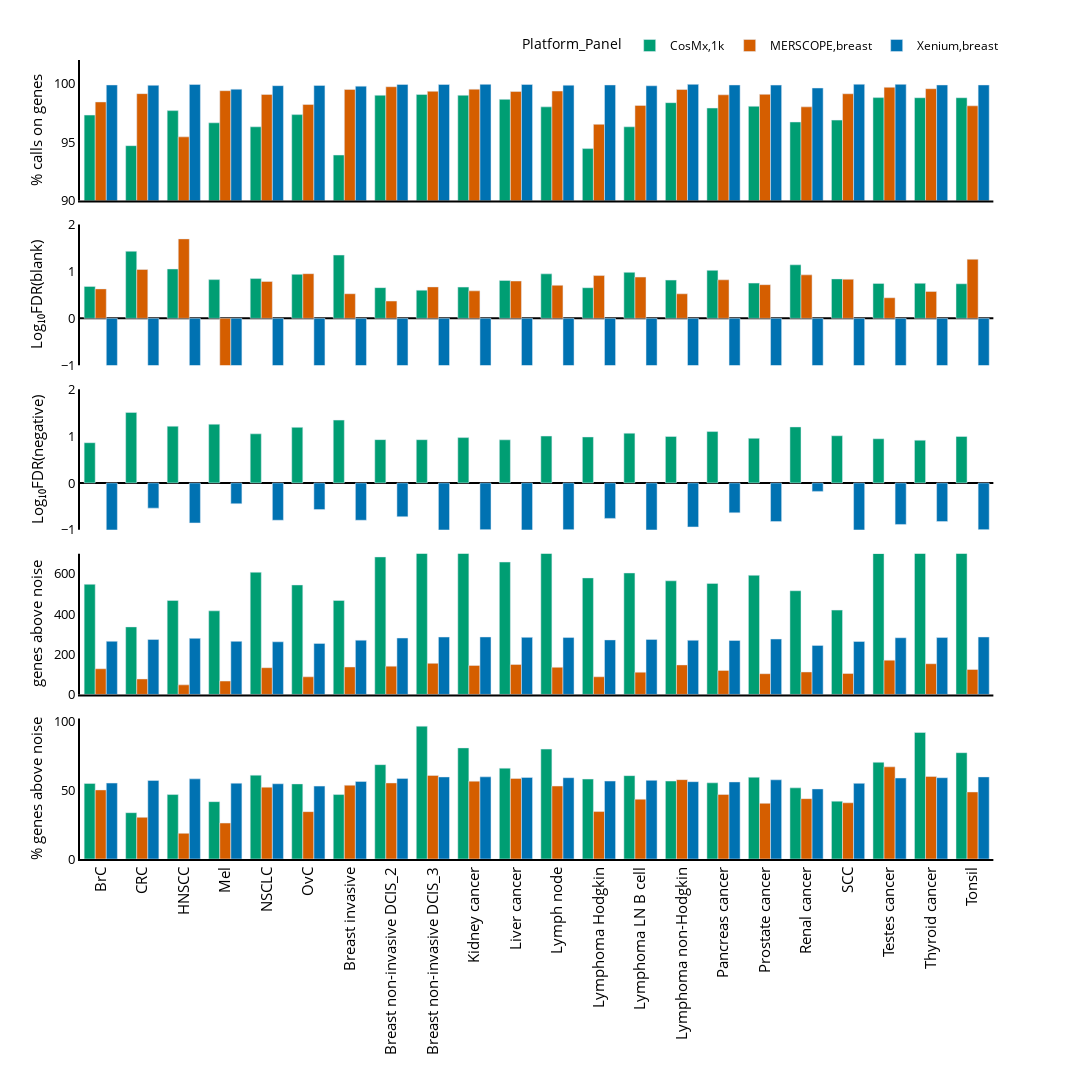

Notebook code for this chart:
### Code cell
if not os.path.exists(f'{wd}/figures/Fig_2_Technical_Performance'):
    os.makedirs(f'{wd}/figures/Fig_2_Technical_Performance')


if year == '2023':
    custom_ticks = ['BrC','CRC','HNSCC','Mel', 'NSCLC', 'OvC','Bladder',  
                    'Breast',  'Colon',  'Heart','Kidney', 'Liver',
                    'Lung', 'Lymph node', 'Ovary', 'Prostate',
                    'Skin', 'Spleen', 'Thyroid', 'Tonsil']

elif year == "2024":
    custom_ticks = ['BrC', 'CRC', 'HNSCC','Mel', 'NSCLC', 'OvC','Breast invasive', 
                    'Breast non-invasive DCIS_2','Breast non-invasive DCIS_3',  
                    'Kidney cancer','Liver cancer', 
                    'Lymph node', 'Lymphoma Hodgkin','Lymphoma LN B cell', 'Lymphoma non-Hodgkin',
                    'Pancreas cancer', 'Prostate cancer', 'Renal cancer', 'SCC',
                    'Testes cancer', 'Thyroid cancer', 'Tonsil']
df_plotly = df_plot.copy()
df_plotly = df_plotly.loc[df_plot['tissue_type'].isin(custom_ticks)]

fontsize=15
width = 1000
if supplement:
    width=1200
height = 1100
groupby = 'Platform'
if supplement:
    groupby = 'Platform_Panel'
    custom_palette = {}
    for Platform_Panel in df_plotly['Platform_Panel'].unique():
        custom_palette[Platform_Panel] = sample_color[Platform_Panel]

# Define your initial figure
fig = px.bar(df_plotly, x="tissue_type", y="value",
             color=groupby, barmode="group", 
             facet_row="metric", color_discrete_map=custom_palette,
             width=width, height=height,
             category_orders={"metric": ['% calls on genes',
                                         'Log₁₀FDR(blank)',
                                         'Log₁₀FDR(negative)',
                                         'genes above noise',
                                         '% genes above noise']})


print ('FDR was log10 transformed to show the difference, hard to see xenium when cosmx FDR is around 100.')

# Update x-axis settings with black text
fig.update_xaxes(tickvals=df_plotly['tissue_type'].unique(),
                 ticktext=custom_ticks, tickangle=270, title_text='', 
                 title_font=dict(color='black'), tickfont=dict(color='black', size=fontsize))


# Update y-axis settings with black text
fig.update_yaxes(matches=None, title_text='', title_font=dict(color='black'), tickfont=dict(color='black', size=fontsize-2))
fig.update_yaxes(row=1, range=[0, 102], title_font=dict(color='black'), tickfont=dict(color='black'))
fig.update_yaxes(row=2, range=[0, 700], title_font=dict(color='black'), tickfont=dict(color='black'))
fig.update_yaxes(row=3, range=[-1, 2], title_font=dict(color='black'), tickfont=dict(color='black'))
fig.update_yaxes(row=4, range=[-1, 2], title_font=dict(color='black'), tickfont=dict(color='black'))
fig.update_yaxes(row=5, range=[90,102], title_font=dict(color='black'), tickfont=dict(color='black'))

fig.update_xaxes(row=1, showline=True, linewidth=2, linecolor='black')
fig.update_xaxes(row=2, showline=True, linewidth=2, linecolor='black')
fig.update_yaxes(row=3, zeroline=True, zerolinewidth=2, zerolinecolor='black')
fig.update_yaxes(row=4, zeroline=True, zerolinewidth=2, zerolinecolor='black')
fig.update_xaxes(row=5, showline=True, linewidth=2, linecolor='black')

fig.update_yaxes(showline=True, linewidth=2, linecolor='black')

# Update legend settings
fig.update_layout(
    legend=dict(
        orientation="h",  # horizontal alignment
        yanchor="bottom", 
        y=1,  # position legend just above the plot
        xanchor="right",
        x=0.99  # center the legend
    ),
    font=dict(color='black'),  # Set global font color to black
    paper_bgcolor='rgba(0,0,0,0)',
    plot_bgcolor='rgba(0,0,0,0)',
    
)

# Modify row title annotations and set text color to black
for annotation in fig.layout.annotations:
    annotation.font.size = fontsize
    annotation.font.color = 'black'  # Set the annotation text color to black
    annotation.x = -0.06
    annotation.textangle = 270
    for metric in df_plot.metric.unique():
        if annotation.text == f'metric={metric}':
            annotation.text = metric

# Display the figure and save to file
fig.show()
if supplement:
    pio.write_image(fig, f'{wd}/figures/Fig_2_Technical_Performance/Supp_Fig_2_tech_{year}_{tma}_tma.png',scale=4, width=width, height=height)
else:
    pio.write_image(fig, f'{wd}/figures/Fig_2_Technical_Performance/Main_Fig_2_tech_{year}_{tma}_tma.png',scale=4, width=width, height=height)

### Figure 1 — Plotly figure (JSON) as saved in the notebook; plotly's stock layout.template omitted (floating-point values rounded to 4 significant figures)
{"data": [{"alignmentgroup": "True", "hovertemplate": "Platform_Panel=CosMx,1k<br>metric=% calls on genes<br>tissue_type=%{x}<br>value=%{y}<extra></extra>", "legendgroup": "CosMx,1k", "marker": {"color": "#009E73", "pattern": {"shape": ""}}, "name": "CosMx,1k", "offsetgroup": "CosMx,1k", "orientation": "v", "showlegend": true, "textposition": "auto", "type": "bar", "x": ["BrC", "Breast invasive", "Breast non-invasive DCIS_2", "Breast non-invasive DCIS_3", "CRC", "HNSCC", "Kidney cancer", "Liver cancer", "Lymph node", "Lymphoma Hodgkin", "Lymphoma LN B cell", "Lymphoma non-Hodgkin", "Mel", "NSCLC", "OvC", "Pancreas cancer", "Prostate cancer", "Renal cancer", "SCC", "Testes cancer", "Thyroid cancer", "Tonsil"], "xaxis": "x5", "y": [97.3, 94.69, 97.68, 96.64, 96.3, 97.34, 93.89, 98.99, 99.06, 98.99, 98.64, 98, 94.44, 96.3, 98.36, 97.9, 98.05, 96.71, 96.87, 98.79, 98.78, 98.78], "yaxis": "y5"}, {"alignmentgroup": "True", "hovertemplate": "Platform_Panel=CosMx,1k<br>metric=Log₁₀FDR(blank)<br>tissue_type=%{x}<br>value=%{y}<extra></extra>", "legendgroup": "CosMx,1k", "marker": {"color": "#009E73", "pattern": {"shape": ""}}, "name": "CosMx,1k", "offsetgroup": "CosMx,1k", "orientation": "v", "showlegend": false, "textposition": "auto", "type": "bar", "x": ["BrC", "Breast invasive", "Breast non-invasive DCIS_2", "Breast non-invasive DCIS_3", "CRC", "HNSCC", "Kidney cancer", "Liver cancer", "Lymph node", "Lymphoma Hodgkin", "Lymphoma LN B cell", "Lymphoma non-Hodgkin", "Mel", "NSCLC", "OvC", "Pancreas cancer", "Prostate cancer", "Renal cancer", "SCC", "Testes cancer", "Thyroid cancer", "Tonsil"], "xaxis": "x4", "y": [0.6812, 1.431, 1.053, 0.8261, 0.8485, 0.938, 1.35, 0.6551, 0.601, 0.6665, 0.8089, 0.9494, 0.6532, 0.9814, 0.8162, 1.024, 0.7513, 1.142, 0.8414, 0.7451, 0.7474, 0.738], "yaxis": "y4"}, {"alignmentgroup": "True", "hovertemplate": "Platform_Panel=CosMx,1k<br>metric=Log₁₀FDR(negative)<br>tissue_type=%{x}<br>value=%{y}<extra></extra>", "legendgroup": "CosMx,1k", "marker": {"color": "#009E73", "pattern": {"shape": ""}}, "name": "CosMx,1k", "offsetgroup": "CosMx,1k", "orientation": "v", "showlegend": false, "textposition": "auto", "type": "bar", "x": ["BrC", "Breast invasive", "Breast non-invasive DCIS_2", "Breast non-invasive DCIS_3", "CRC", "HNSCC", "Kidney cancer", "Liver cancer", "Lymph node", "Lymphoma Hodgkin", "Lymphoma LN B cell", "Lymphoma non-Hodgkin", "Mel", "NSCLC", "OvC", "Pancreas cancer", "Prostate cancer", "Renal cancer", "SCC", "Testes cancer", "Thyroid cancer", "Tonsil"], "xaxis": "x3", "y": [0.8579, 1.505, 1.21, 1.253, 1.047, 1.186, 1.341, 0.9238, 0.9227, 0.9675, 0.9196, 1, 0.9807, 1.061, 0.9917, 1.096, 0.9518, 1.195, 1.007, 0.9425, 0.9117, 0.9912], "yaxis": "y3"}, {"alignmentgroup": "True", "hovertemplate": "Platform_Panel=CosMx,1k<br>metric=genes above noise<br>tissue_type=%{x}<br>value=%{y}<extra></extra>", "legendgroup": "CosMx,1k", "marker": {"color": "#009E73", "pattern": {"shape": ""}}, "name": "CosMx,1k", "offsetgroup": "CosMx,1k", "orientation": "v", "showlegend": false, "textposition": "auto", "type": "bar", "x": ["BrC", "Breast invasive", "Breast non-invasive DCIS_2", "Breast non-invasive DCIS_3", "CRC", "HNSCC", "Kidney cancer", "Liver cancer", "Lymph node", "Lymphoma Hodgkin", "Lymphoma LN B cell", "Lymphoma non-Hodgkin", "Mel", "NSCLC", "OvC", "Pancreas cancer", "Prostate cancer", "Renal cancer", "SCC", "Testes cancer", "Thyroid cancer", "Tonsil"], "xaxis": "x2", "y": [548.1, 336, 467.5, 416, 608.2, 544.8, 467.5, 684.3, 963.3, 806, 659, 797, 579.9, 604.5, 565.5, 552.7, 593, 516, 419.7, 701.5, 917.7, 771.1], "yaxis": "y2"}, {"alignmentgroup": "True", "hovertemplate": "Platform_Panel=CosMx,1k<br>metric=% genes above noise<br>tissue_type=%{x}<br>value=%{y}<extra></extra>", "legendgroup": "CosMx,1k", "marker": {"color": "#009E73", "pattern": {"shape": ""}}, "name": "CosMx,1k", "offsetgroup": "CosMx,1k", "orientation": "v", "showlegend": false, "textposition": "auto", "type": "bar", "x": ["BrC", "Breast invasive", "Breast non-invasive DCIS_2", "Breast non-invasive DCIS_3", "CRC", "HNSCC", "Kidney cancer", "Liver cancer", "Lymph node", "Lymphoma Hodgkin", "Lymphoma LN B cell", "Lymphoma non-Hodgkin", "Mel", "NSCLC", "OvC", "Pancreas cancer", "Prostate cancer", "Renal cancer", "SCC", "Testes cancer", "Thyroid cancer", "Tonsil"], "xaxis": "x", "y": [54.81, 33.6, 46.75, 41.6, 60.82, 54.48, 46.75, 68.43, 96.33, 80.6, 65.9, 79.7, 57.99, 60.45, 56.55, 55.27, 59.3, 51.6, 41.97, 70.15, 91.77, 77.11], "yaxis": "y"}, {"alignmentgroup": "True", "hovertemplate": "Platform_Panel=MERSCOPE,breast<br>metric=% calls on genes<br>tissue_type=%{x}<br>value=%{y}<extra></extra>", "legendgroup": "MERSCOPE,breast", "marker": {"color": "#D55E00", "pattern": {"shape": ""}}, "name": "MERSCOPE,breast", "offsetgroup": "MERSCOPE,breast", "orientation": "v", "showlegend": true, "textposition": "auto", "type": "bar", "x": ["BrC", "Breast invasive", "Breast non-invasive DCIS_2", "Breast non-invasive DCIS_3", "CRC", "HNSCC", "Kidney cancer", "Liver cancer", "Lymph node", "Lymphoma Hodgkin", "Lymphoma LN B cell", "Lymphoma non-Hodgkin", "Mel", "NSCLC", "OvC", "Pancreas cancer", "Prostate cancer", "Renal cancer", "SCC", "Testes cancer", "Thyroid cancer", "Tonsil"], "xaxis": "x5", "y": [98.42, 99.13, 95.44, 99.38, 99.06, 98.2, 99.49, 99.72, 99.33, 99.51, 99.31, 99.35, 96.51, 98.12, 99.48, 99.03, 99.07, 98, 99.12, 99.67, 99.55, 98.09], "yaxis": "y5"}, {"alignmentgroup": "True", "hovertemplate": "Platform_Panel=MERSCOPE,breast<br>metric=Log₁₀FDR(blank)<br>tissue_type=%{x}<br>value=%{y}<extra></extra>", "legendgroup": "MERSCOPE,breast", "marker": {"color": "#D55E00", "pattern": {"shape": ""}}, "name": "MERSCOPE,breast", "offsetgroup": "MERSCOPE,breast", "orientation": "v", "showlegend": false, "textposition": "auto", "type": "bar", "x": ["BrC", "Breast invasive", "Breast non-invasive DCIS_2", "Breast non-invasive DCIS_3", "CRC", "HNSCC", "Kidney cancer", "Liver cancer", "Lymph node", "Lymphoma Hodgkin", "Lymphoma LN B cell", "Lymphoma non-Hodgkin", "Mel", "NSCLC", "OvC", "Pancreas cancer", "Prostate cancer", "Renal cancer", "SCC", "Testes cancer", "Thyroid cancer", "Tonsil"], "xaxis": "x4", "y": [0.6284, 1.043, 1.695, -4, 0.7864, 0.9528, 0.525, 0.3692, 0.6712, 0.5866, 0.7966, 0.705, 0.913, 0.8802, 0.5237, 0.8222, 0.7185, 0.9274, 0.8338, 0.4393, 0.574, 1.261], "yaxis": "y4"}, {"alignmentgroup": "True", "hovertemplate": "Platform_Panel=MERSCOPE,breast<br>metric=genes above noise<br>tissue_type=%{x}<br>value=%{y}<extra></extra>", "legendgroup": "MERSCOPE,breast", "marker": {"color": "#D55E00", "pattern": {"shape": ""}}, "name": "MERSCOPE,breast", "offsetgroup": "MERSCOPE,breast", "orientation": "v", "showlegend": false, "textposition": "auto", "type": "bar", "x": ["BrC", "Breast invasive", "Breast non-invasive DCIS_2", "Breast non-invasive DCIS_3", "CRC", "HNSCC", "Kidney cancer", "Liver cancer", "Lymph node", "Lymphoma Hodgkin", "Lymphoma LN B cell", "Lymphoma non-Hodgkin", "Mel", "NSCLC", "OvC", "Pancreas cancer", "Prostate cancer", "Renal cancer", "SCC", "Testes cancer", "Thyroid cancer", "Tonsil"], "xaxis": "x2", "y": [127.8, 77, 47.5, 66.5, 132.9, 87.61, 136.5, 140.7, 154.5, 144, 149, 135, 87.79, 110.6, 146.8, 119.3, 103, 111.7, 104, 170.5, 152.7, 124], "yaxis": "y2"}, {"alignmentgroup": "True", "hovertemplate": "Platform_Panel=MERSCOPE,breast<br>metric=% genes above noise<br>tissue_type=%{x}<br>value=%{y}<extra></extra>", "legendgroup": "MERSCOPE,breast", "marker": {"color": "#D55E00", "pattern": {"shape": ""}}, "name": "MERSCOPE,breast", "offsetgroup": "MERSCOPE,breast", "orientation": "v", "showlegend": false, "textposition": "auto", "type": "bar", "x": ["BrC", "Breast invasive", "Breast non-invasive DCIS_2", "Breast non-invasive DCIS_3", "CRC", "HNSCC", "Kidney cancer", "Liver cancer", "Lymph node", "Lymphoma Hodgkin", "Lymphoma LN B cell", "Lymphoma non-Hodgkin", "Mel", "NSCLC", "OvC", "Pancreas cancer", "Prostate cancer", "Renal cancer", "SCC", "Testes cancer", "Thyroid cancer", "Tonsil"], "xaxis": "x", "y": [50.1, 30.2, 18.63, 26.08, 52.12, 34.36, 53.53, 55.16, 60.59, 56.47, 58.43, 52.94, 34.43, 43.37, 57.57, 46.8, 40.39, 43.79, 40.78, 66.86, 59.87, 48.63], "yaxis": "y"}, {"alignmentgroup": "True", "hovertemplate": "Platform_Panel=Xenium,breast<br>metric=% calls on genes<br>tissue_type=%{x}<br>value=%{y}<extra></extra>", "legendgroup": "Xenium,breast", "marker": {"color": "#0072B2", "pattern": {"shape": ""}}, "name": "Xenium,breast", "offsetgroup": "Xenium,breast", "orientation": "v", "showlegend": true, "textposition": "auto", "type": "bar", "x": ["BrC", "Breast invasive", "Breast non-invasive DCIS_2", "Breast non-invasive DCIS_3", "CRC", "HNSCC", "Kidney cancer", "Liver cancer", "Lymph node", "Lymphoma Hodgkin", "Lymphoma LN B cell", "Lymphoma non-Hodgkin", "Mel", "NSCLC", "OvC", "Pancreas cancer", "Prostate cancer", "Renal cancer", "SCC", "Testes cancer", "Thyroid cancer", "Tonsil"], "xaxis": "x5", "y": [99.87, 99.84, 99.91, 99.51, 99.81, 99.83, 99.77, 99.91, 99.91, 99.92, 99.91, 99.85, 99.87, 99.8, 99.92, 99.87, 99.86, 99.61, 99.93, 99.92, 99.87, 99.87], "yaxis": "y5"}, {"alignmentgroup": "True", "hovertemplate": "Platform_Panel=Xenium,breast<br>metric=Log₁₀FDR(blank)<br>tissue_type=%{x}<br>value=%{y}<extra></extra>", "legendgroup": "Xenium,breast", "marker": {"color": "#0072B2", "pattern": {"shape": ""}}, "name": "Xenium,breast", "offsetgroup": "Xenium,breast", "orientation": "v", "showlegend": false, "textposition": "auto", "type": "bar", "x": ["BrC", "Breast invasive", "Breast non-invasive DCIS_2", "Breast non-invasive DCIS_3", "CRC", "HNSCC", "Kidney cancer", "Liver cancer", "Lymph node", "Lymphoma Hodgkin", "Lymphoma LN B cell", "Lymphoma non-Hodgkin", "Mel", "NSCLC", "OvC", "Pancreas cancer", "Prostate cancer", "Renal cancer", "SCC", "Testes cancer", "Thyroid cancer", "Tonsil"], "xaxis": "x4", "y": [-2, -1.523, -2, -1.398, -1.824, -1.523, -1.699, -1.699, -2, -2, -2, -2, -1.824, -2, -1.824, -1.699, -1.699, -1.155, -4, -2, -1.699, -2], "yaxis": "y4"}, {"alignmentgroup": "True", "hovertemplate": "Platform_Panel=Xenium,breast<br>metric=Log₁₀FDR(negative)<br>tissue_type=%{x}<br>value=%{y}<extra></extra>", "legendgroup": "Xenium,breast", "marker": {"color": "#0072B2", "pattern": {"shape": ""}}, "name": "Xenium,breast", "offsetgroup": "Xenium,breast", "orientation": "v", "showlegend": false, "textposition": "auto", "type": "bar", "x": ["BrC", "Breast invasive", "Breast non-invasive DCIS_2", "Breast non-invasive DCIS_3", "CRC", "HNSCC", "Kidney cancer", "Liver cancer", "Lymph node", "Lymphoma Hodgkin", "Lymphoma LN B cell", "Lymphoma non-Hodgkin", "Mel", "NSCLC", "OvC", "Pancreas cancer", "Prostate cancer", "Renal cancer", "SCC", "Testes cancer", "Thyroid cancer", "Tonsil"], "xaxis": "x3", "y": [-1.046, -0.5376, -0.8539, -0.4437, -0.7959, -0.5686, -0.7959, -0.7212, -1.222, -1, -1.097, -1, -0.757, -1.097, -0.9393, -0.6383, -0.8239, -0.1805, -1.398, -0.8861, -0.8239, -1], "yaxis": "y3"}, {"alignmentgroup": "True", "hovertemplate": "Platform_Panel=Xenium,breast<br>metric=genes above noise<br>tissue_type=%{x}<br>value=%{y}<extra></extra>", "legendgroup": "Xenium,breast", "marker": {"color": "#0072B2", "pattern": {"shape": ""}}, "name": "Xenium,breast", "offsetgroup": "Xenium,breast", "orientation": "v", "showlegend": false, "textposition": "auto", "type": "bar", "x": ["BrC", "Breast invasive", "Breast non-invasive DCIS_2", "Breast non-invasive DCIS_3", "CRC", "HNSCC", "Kidney cancer", "Liver cancer", "Lymph node", "Lymphoma Hodgkin", "Lymphoma LN B cell", "Lymphoma non-Hodgkin", "Mel", "NSCLC", "OvC", "Pancreas cancer", "Prostate cancer", "Renal cancer", "SCC", "Testes cancer", "Thyroid cancer", "Tonsil"], "xaxis": "x2", "y": [264.4, 273.5, 279, 264, 261.9, 253.7, 270, 280.7, 285.7, 286, 284, 283, 271.4, 273.8, 269.2, 268.3, 275.7, 244, 263.3, 282, 283, 285.8], "yaxis": "y2"}, {"alignmentgroup": "True", "hovertemplate": "Platform_Panel=Xenium,breast<br>metric=% genes above noise<br>tissue_type=%{x}<br>value=%{y}<extra></extra>", "legendgroup": "Xenium,breast", "marker": {"color": "#0072B2", "pattern": {"shape": ""}}, "name": "Xenium,breast", "offsetgroup": "Xenium,breast", "orientation": "v", "showlegend": false, "textposition": "auto", "type": "bar", "x": ["BrC", "Breast invasive", "Breast non-invasive DCIS_2", "Breast non-invasive DCIS_3", "CRC", "HNSCC", "Kidney cancer", "Liver cancer", "Lymph node", "Lymphoma Hodgkin", "Lymphoma LN B cell", "Lymphoma non-Hodgkin", "Mel", "NSCLC", "OvC", "Pancreas cancer", "Prostate cancer", "Renal cancer", "SCC", "Testes cancer", "Thyroid cancer", "Tonsil"], "xaxis": "x", "y": [55.08, 56.98, 58.12, 55, 54.56, 52.86, 56.25, 58.47, 59.51, 59.58, 59.17, 58.96, 56.53, 57.04, 56.09, 55.9, 57.43, 50.83, 54.86, 58.75, 58.96, 59.54], "yaxis": "y"}], "layout": {"annotations": [{"font": {"color": "black", "size": 15}, "showarrow": false, "text": "% genes above noise", "textangle": -90, "x": -0.06, "xanchor": "left", "xref": "paper", "y": 0.088, "yanchor": "middle", "yref": "paper"}, {"font": {"color": "black", "size": 15}, "showarrow": false, "text": "genes above noise", "textangle": -90, "x": -0.06, "xanchor": "left", "xref": "paper", "y": 0.294, "yanchor": "middle", "yref": "paper"}, {"font": {"color": "black", "size": 15}, "showarrow": false, "text": "Log₁₀FDR(negative)", "textangle": -90, "x": -0.06, "xanchor": "left", "xref": "paper", "y": 0.5, "yanchor": "middle", "yref": "paper"}, {"font": {"color": "black", "size": 15}, "showarrow": false, "text": "Log₁₀FDR(blank)", "textangle": -90, "x": -0.06, "xanchor": "left", "xref": "paper", "y": 0.706, "yanchor": "middle", "yref": "paper"}, {"font": {"color": "black", "size": 15}, "showarrow": false, "text": "% calls on genes", "textangle": -90, "x": -0.06, "xanchor": "left", "xref": "paper", "y": 0.912, "yanchor": "middle", "yref": "paper"}], "barmode": "group", "font": {"color": "black"}, "height": 1100, "legend": {"orientation": "h", "title": {"text": "Platform_Panel"}, "tracegroupgap": 0, "x": 0.99, "xanchor": "right", "y": 1, "yanchor": "bottom"}, "margin": {"t": 60}, "paper_bgcolor": "rgba(0,0,0,0)", "plot_bgcolor": "rgba(0,0,0,0)", "width": 1200, "xaxis": {"anchor": "y", "domain": [0, 0.98], "linecolor": "black", "linewidth": 2, "showline": true, "tickangle": -90, "tickfont": {"color": "black", "size": 15}, "ticktext": ["BrC", "CRC", "HNSCC", "Mel", "NSCLC", "OvC", "Breast invasive", "Breast non-invasive DCIS_2", "Breast non-invasive DCIS_3", "Kidney cancer", "Liver cancer", "Lymph node", "Lymphoma Hodgkin", "Lymphoma LN B cell", "Lymphoma non-Hodgkin", "Pancreas cancer", "Prostate cancer", "Renal cancer", "SCC", "Testes cancer", "Thyroid cancer", "Tonsil"], "tickvals": ["BrC", "Breast invasive", "Breast non-invasive DCIS_2", "Breast non-invasive DCIS_3", "CRC", "HNSCC", "Kidney cancer", "Liver cancer", "Lymph node", "Lymphoma Hodgkin", "Lymphoma LN B cell", "Lymphoma non-Hodgkin", "Mel", "NSCLC", "OvC", "Pancreas cancer", "Prostate cancer", "Renal cancer", "SCC", "Testes cancer", "Thyroid cancer", "Tonsil"], "title": {"font": {"color": "black"}, "text": ""}}, "xaxis2": {"anchor": "y2", "domain": [0, 0.98], "linecolor": "black", "linewidth": 2, "matches": "x", "showline": true, "showticklabels": false, "tickangle": -90, "tickfont": {"color": "black", "size": 15}, "ticktext": ["BrC", "CRC", "HNSCC", "Mel", "NSCLC", "OvC", "Breast invasive", "Breast non-invasive DCIS_2", "Breast non-invasive DCIS_3", "Kidney cancer", "Liver cancer", "Lymph node", "Lymphoma Hodgkin", "Lymphoma LN B cell", "Lymphoma non-Hodgkin", "Pancreas cancer", "Prostate cancer", "Renal cancer", "SCC", "Testes cancer", "Thyroid cancer", "Tonsil"], "tickvals": ["BrC", "Breast invasive", "Breast non-invasive DCIS_2", "Breast non-invasive DCIS_3", "CRC", "HNSCC", "Kidney cancer", "Liver cancer", "Lymph node", "Lymphoma Hodgkin", "Lymphoma LN B cell", "Lymphoma non-Hodgkin", "Mel", "NSCLC", "OvC", "Pancreas cancer", "Prostate cancer", "Renal cancer", "SCC", "Testes cancer", "Thyroid cancer", "Tonsil"], "title": {"font": {"color": "black"}, "text": ""}}, "xaxis3": {"anchor": "y3", "domain": [0, 0.98], "matches": "x", "showticklabels": false, "tickangle": -90, "tickfont": {"color": "black", "size": 15}, "ticktext": ["BrC", "CRC", "HNSCC", "Mel", "NSCLC", "OvC", "Breast invasive", "Breast non-invasive DCIS_2", "Breast non-invasive DCIS_3", "Kidney cancer", "Liver cancer", "Lymph node", "Lymphoma Hodgkin", "Lymphoma LN B cell", "Lymphoma non-Hodgkin", "Pancreas cancer", "Prostate cancer", "Renal cancer", "SCC", "Testes cancer", "Thyroid cancer", "Tonsil"], "tickvals": ["BrC", "Breast invasive", "Breast non-invasive DCIS_2", "Breast non-invasive DCIS_3", "CRC", "HNSCC", "Kidney cancer", "Liver cancer", "Lymph node", "Lymphoma Hodgkin", "Lymphoma LN B cell", "Lymphoma non-Hodgkin", "Mel", "NSCLC", "OvC", "Pancreas cancer", "Prostate cancer", "Renal cancer", "SCC", "Testes cancer", "Thyroid cancer", "Tonsil"], "title": {"font": {"color": "black"}, "text": ""}}, "xaxis4": {"anchor": "y4", "domain": [0, 0.98], "matches": "x", "showticklabels": false, "tickangle": -90, "tickfont": {"color": "black", "size": 15}, "ticktext": ["BrC", "CRC", "HNSCC", "Mel", "NSCLC", "OvC", "Breast invasive", "Breast non-invasive DCIS_2", "Breast non-invasive DCIS_3", "Kidney cancer", "Liver cancer", "Lymph node", "Lymphoma Hodgkin", "Lymphoma LN B cell", "Lymphoma non-Hodgkin", "Pancreas cancer", "Prostate cancer", "Renal cancer", "SCC", "Testes cancer", "Thyroid cancer", "Tonsil"], "tickvals": ["BrC", "Breast invasive", "Breast non-invasive DCIS_2", "Breast non-invasive DCIS_3", "CRC", "HNSCC", "Kidney cancer", "Liver cancer", "Lymph node", "Lymphoma Hodgkin", "Lymphoma LN B cell", "Lymphoma non-Hodgkin", "Mel", "NSCLC", "OvC", "Pancreas cancer", "Prostate cancer", "Renal cancer", "SCC", "Testes cancer", "Thyroid cancer", "Tonsil"], "title": {"font": {"color": "black"}, "text": ""}}, "xaxis5": {"anchor": "y5", "domain": [0, 0.98], "linecolor": "black", "linewidth": 2, "matches": "x", "showline": true, "showticklabels": false, "tickangle": -90, "tickfont": {"color": "black", "size": 15}, "ticktext": ["BrC", "CRC", "HNSCC", "Mel", "NSCLC", "OvC", "Breast invasive", "Breast non-invasive DCIS_2", "Breast non-invasive DCIS_3", "Kidney cancer", "Liver cancer", "Lymph node", "Lymphoma Hodgkin", "Lymphoma LN B cell", "Lymphoma non-Hodgkin", "Pancreas cancer", "Prostate cancer", "Renal cancer", "SCC", "Testes cancer", "Thyroid cancer", "Tonsil"], "tickvals": ["BrC", "Breast invasive", "Breast non-invasive DCIS_2", "Breast non-invasive DCIS_3", "CRC", "HNSCC", "Kidney cancer", "Liver cancer", "Lymph node", "Lymphoma Hodgkin", "Lymphoma LN B cell", "Lymphoma non-Hodgkin", "Mel", "NSCLC", "OvC", "Pancreas cancer", "Prostate cancer", "Renal cancer", "SCC", "Testes cancer", "Thyroid cancer", "Tonsil"], "title": {"font": {"color": "black"}, "text": ""}}, "yaxis": {"anchor": "x", "domain": [0, 0.176], "linecolor": "black", "linewidth": 2, "range": [0, 102], "showline": true, "tickfont": {"color": "black", "size": 13}, "title": {"font": {"color": "black"}, "text": ""}}, "yaxis2": {"anchor": "x2", "domain": [0.206, 0.382], "linecolor": "black", "linewidth": 2, "range": [0, 700], "showline": true, "tickfont": {"color": "black", "size": 13}, "title": {"font": {"color": "black"}, "text": ""}}, "yaxis3": {"anchor": "x3", "domain": [0.412, 0.588], "linecolor": "black", "linewidth": 2, "range": [-1, 2], "showline": true, "tickfont": {"color": "black", "size": 13}, "title": {"font": {"color": "black"}, "text": ""}, "zeroline": true, "zerolinecolor": "black", "zerolinewidth": 2}, "yaxis4": {"anchor": "x4", "domain": [0.618, 0.794], "linecolor": "black", "linewidth": 2, "range": [-1, 2], "showline": true, "tickfont": {"color": "black", "size": 13}, "title": {"font": {"color": "black"}, "text": ""}, "zeroline": true, "zerolinecolor": "black", "zerolinewidth": 2}, "yaxis5": {"anchor": "x5", "domain": [0.824, 1], "linecolor": "black", "linewidth": 2, "range": [90, 102], "showline": true, "tickfont": {"color": "black", "size": 13}, "title": {"font": {"color": "black"}, "text": ""}}}}
